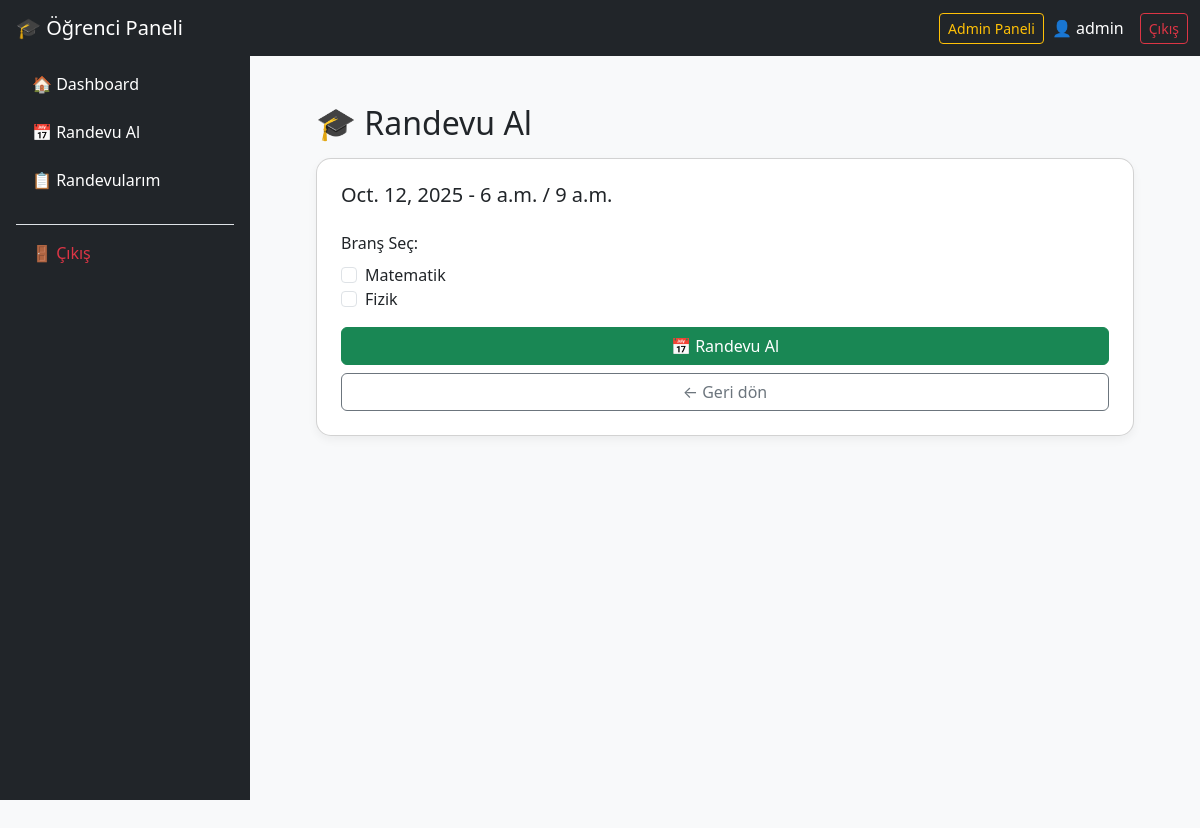
Page /appointments/book/1/ (signed in) on the earlier database version.
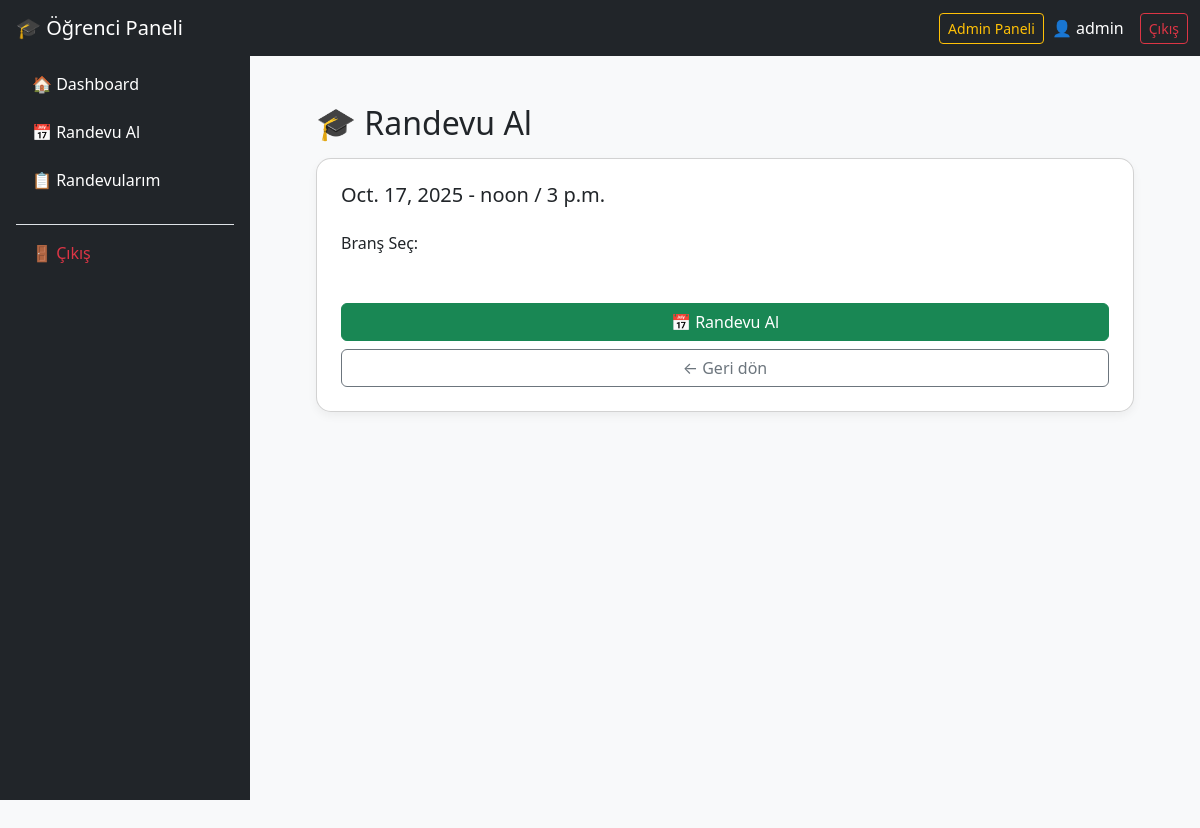
Same page on the later database version.
### appointments/models.py (models this page shows, shortened)
class Availability(models.Model):
    admin = models.ForeignKey(
        User,
        on_delete=models.CASCADE,
        limit_choices_to={'role__name': 'Admin'},
        related_name='availabilities'
    )
    date = models.DateField()
    start_time = models.TimeField()
    end_time = models.TimeField()
    quota = models.PositiveIntegerField()
    note = models.TextField(blank=True, null=True)

class Branch(models.Model):
    name = models.CharField(max_length=100)

### appointments/views.py (the view, shortened to what this page needs)
# urls.py: path('book/<int:availability_id>/', views.book_appointment, name='book_appointment'),
@login_required
def book_appointment(request, availability_id):
    availability = get_object_or_404(Availability, id=availability_id)
    branches = Branch.objects.all()
    student = request.user
    now = timezone.localtime()
    window_start = now + timedelta(hours=1)
    window_end = now + timedelta(hours=20)
    availability_start_dt = timezone.make_aware(
        datetime.combine(availability.date, availability.start_time),
        timezone.get_current_timezone()
    )
    if not (window_start <= availability_start_dt <= window_end):
        return render(request, 'appointments/book_appointment.html', {
            'availability': availability,
            'branches': branches,
            'error_message': 'Bu zaman dilimi için randevuya şu an izin verilmiyor. (1-20 saat penceresi)'
        })
    return render(request, 'appointments/book_appointment.html', {
        'availability': availability,
        'branches': branches
    })

### appointments/templates/appointments/book_appointment.html (shortened to what this page needs)
{% extends 'appointments/base_student.html' %}
{% block student_content %}
<h2 class="mb-3">🎓 Randevu Al</h2>
<div class="card p-4">
    <h5>{{ availability.date }} - {{ availability.start_time }} / {{ availability.end_time }}</h5>
    <form method="POST" class="mt-3" id="appointmentForm">
        <div class="mb-3">
            <label class="form-label">Branş Seç:</label>
            <div class="form-check">
                {% for branch in branches %}
                <input type="checkbox" class="form-check-input" name="branches" value="{{ branch.id }}" id="branch{{ branch.id }}">
                <label for="branch{{ branch.id }}" class="form-check-label">{{ branch.name }}</label><br>
                {% endfor %}
            </div>
        </div>
        <button type="submit" class="btn btn-success w-100" id="submitBtn">
            <span id="btnText">📅 Randevu Al</span>
        </button>
    </form>
    <a href="{% url 'availability_list' %}" class="btn btn-outline-secondary w-100 mt-2">← Geri dön</a>
</div>
{% endblock %}

Differences in the rows shown:
removed Branch: name "Matematik"
removed Branch: name "Fizik"
changed Availability: date "Oct. 12, 2025" → "Oct. 17, 2025"; start_time "6 a.m." → "noon"; end_time "9 a.m." → "3 p.m."
